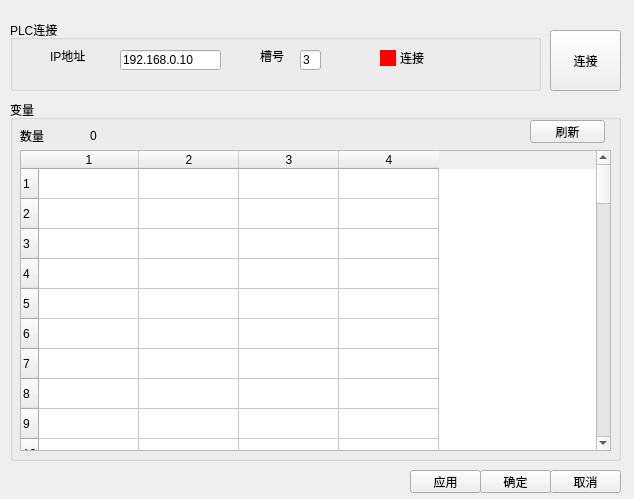
<?xml version="1.0" encoding="UTF-8"?>
<ui version="4.0">
 <class>Form</class>
 <widget class="QWidget" name="Form">
  <property name="geometry">
   <rect>
    <x>0</x>
    <y>0</y>
    <width>634</width>
    <height>499</height>
   </rect>
  </property>
  <property name="windowTitle">
   <string>Form</string>
  </property>
  <widget class="QGroupBox" name="groupBox">
   <property name="geometry">
    <rect>
     <x>10</x>
     <y>20</y>
     <width>531</width>
     <height>71</height>
    </rect>
   </property>
   <property name="title">
    <string>PLC连接</string>
   </property>
   <widget class="QLabel" name="label">
    <property name="geometry">
     <rect>
      <x>40</x>
      <y>30</y>
      <width>54</width>
      <height>12</height>
     </rect>
    </property>
    <property name="text">
     <string>IP地址</string>
    </property>
   </widget>
   <widget class="QLabel" name="label_2">
    <property name="geometry">
     <rect>
      <x>250</x>
      <y>30</y>
      <width>54</width>
      <height>12</height>
     </rect>
    </property>
    <property name="text">
     <string>槽号</string>
    </property>
   </widget>
   <widget class="QLineEdit" name="ip">
    <property name="geometry">
     <rect>
      <x>110</x>
      <y>30</y>
      <width>101</width>
      <height>20</height>
     </rect>
    </property>
    <property name="text">
     <string>192.168.0.10</string>
    </property>
   </widget>
   <widget class="QLineEdit" name="slot">
    <property name="geometry">
     <rect>
      <x>290</x>
      <y>30</y>
      <width>21</width>
      <height>20</height>
     </rect>
    </property>
    <property name="text">
     <string>3</string>
    </property>
   </widget>
   <widget class="QLabel" name="labelOk">
    <property name="geometry">
     <rect>
      <x>370</x>
      <y>30</y>
      <width>16</width>
      <height>16</height>
     </rect>
    </property>
    <property name="sizePolicy">
     <sizepolicy hsizetype="Fixed" vsizetype="Fixed">
      <horstretch>0</horstretch>
      <verstretch>0</verstretch>
     </sizepolicy>
    </property>
    <property name="styleSheet">
     <string notr="true">background-color: rgb(255, 0, 0);</string>
    </property>
    <property name="text">
     <string/>
    </property>
   </widget>
   <widget class="QLabel" name="label_3">
    <property name="geometry">
     <rect>
      <x>390</x>
      <y>30</y>
      <width>31</width>
      <height>16</height>
     </rect>
    </property>
    <property name="text">
     <string>连接</string>
    </property>
   </widget>
  </widget>
  <widget class="QPushButton" name="pbTest">
   <property name="geometry">
    <rect>
     <x>550</x>
     <y>30</y>
     <width>71</width>
     <height>61</height>
    </rect>
   </property>
   <property name="text">
    <string>连接</string>
   </property>
  </widget>
  <widget class="QPushButton" name="pbApply">
   <property name="geometry">
    <rect>
     <x>410</x>
     <y>470</y>
     <width>71</width>
     <height>23</height>
    </rect>
   </property>
   <property name="text">
    <string>应用</string>
   </property>
  </widget>
  <widget class="QPushButton" name="pbSave">
   <property name="geometry">
    <rect>
     <x>480</x>
     <y>470</y>
     <width>71</width>
     <height>23</height>
    </rect>
   </property>
   <property name="text">
    <string>确定</string>
   </property>
  </widget>
  <widget class="QPushButton" name="pbCancel">
   <property name="geometry">
    <rect>
     <x>550</x>
     <y>470</y>
     <width>71</width>
     <height>23</height>
    </rect>
   </property>
   <property name="text">
    <string>取消</string>
   </property>
  </widget>
  <widget class="QGroupBox" name="groupBox_2">
   <property name="geometry">
    <rect>
     <x>10</x>
     <y>100</y>
     <width>611</width>
     <height>361</height>
    </rect>
   </property>
   <property name="title">
    <string>变量</string>
   </property>
   <widget class="QTableWidget" name="table1">
    <property name="geometry">
     <rect>
      <x>10</x>
      <y>50</y>
      <width>591</width>
      <height>301</height>
     </rect>
    </property>
    <property name="sizePolicy">
     <sizepolicy hsizetype="Preferred" vsizetype="Preferred">
      <horstretch>0</horstretch>
      <verstretch>0</verstretch>
     </sizepolicy>
    </property>
    <property name="rowCount">
     <number>64</number>
    </property>
    <property name="columnCount">
     <number>4</number>
    </property>
    <row/>
    <row/>
    <row/>
    <row/>
    <row/>
    <row/>
    <row/>
    <row/>
    <row/>
    <row/>
    <row/>
    <row/>
    <row/>
    <row/>
    <row/>
    <row/>
    <row/>
    <row/>
    <row/>
    <row/>
    <row/>
    <row/>
    <row/>
    <row/>
    <row/>
    <row/>
    <row/>
    <row/>
    <row/>
    <row/>
    <row/>
    <row/>
    <row/>
    <row/>
    <row/>
    <row/>
    <row/>
    <row/>
    <row/>
    <row/>
    <row/>
    <row/>
    <row/>
    <row/>
    <row/>
    <row/>
    <row/>
    <row/>
    <row/>
    <row/>
    <row/>
    <row/>
    <row/>
    <row/>
    <row/>
    <row/>
    <row/>
    <row/>
    <row/>
    <row/>
    <row/>
    <row/>
    <row/>
    <row/>
    <column/>
    <column/>
    <column/>
    <column/>
   </widget>
   <widget class="QPushButton" name="btnRefresh">
    <property name="geometry">
     <rect>
      <x>520</x>
      <y>20</y>
      <width>75</width>
      <height>23</height>
     </rect>
    </property>
    <property name="text">
     <string>刷新</string>
    </property>
   </widget>
   <widget class="QLabel" name="label_4">
    <property name="geometry">
     <rect>
      <x>10</x>
      <y>30</y>
      <width>54</width>
      <height>12</height>
     </rect>
    </property>
    <property name="text">
     <string>数量</string>
    </property>
   </widget>
   <widget class="QLabel" name="lblNum">
    <property name="geometry">
     <rect>
      <x>80</x>
      <y>30</y>
      <width>54</width>
      <height>12</height>
     </rect>
    </property>
    <property name="text">
     <string>0</string>
    </property>
   </widget>
  </widget>
 </widget>
 <resources/>
 <connections/>
</ui>
